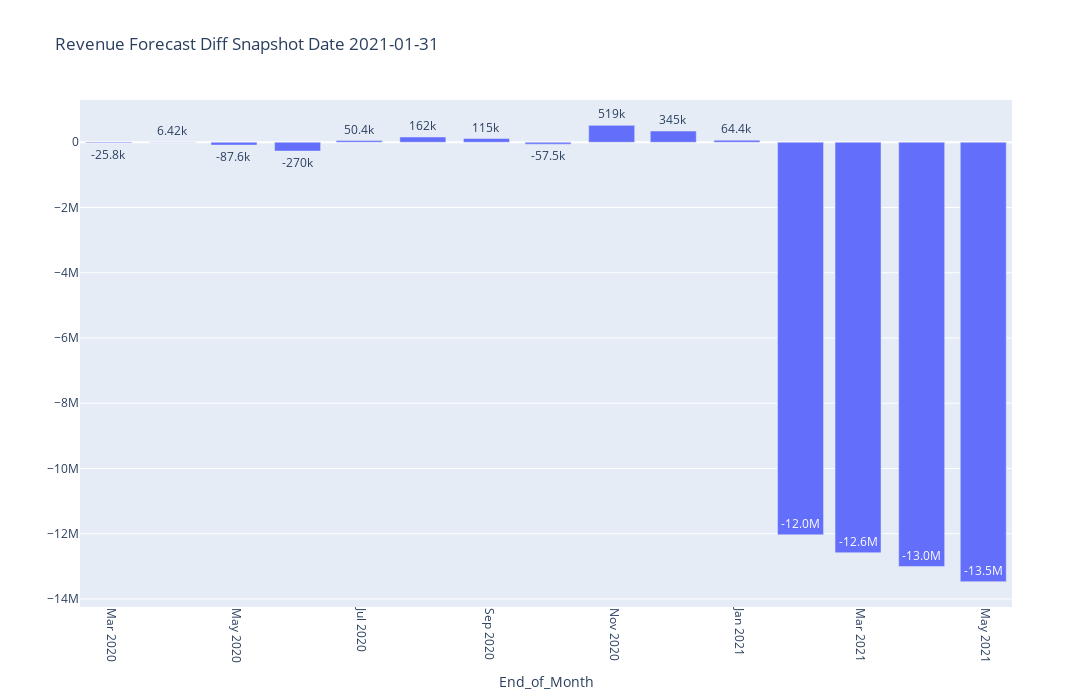

The code cell stored with this chart in its notebook:
### Code cell
#!/usr/bin/python
# -*- coding: utf-8 -*-
import plotly.express as px
import plotly.graph_objs as go
fig_width = 1500
fig_height = 700
df = final_merge_df.query('Relative_Snapshot_Month_Offset == 0 and Relative_Offset >= -11 and Relative_Offset <= 3')

df['End_of_Month'] = pd.to_datetime(df['End_of_Month'
                                    ]).dt.date.astype(str)
df['Snapshot_Date_Short'] = pd.to_datetime(df['Snapshot_Date_Short'
        ]).dt.date.astype(str)

x = 'End_of_Month'
y = 'Pipeline'
y1 = 'Revenue'
y2 = 'predicted'
y3 = 'Diff'
y4 = 'Diff%'

trace1 = go.Bar(x=df[x], y=df[y3], text=df[y3], name=y3, 
                # marker_color='red'
                )
#fig.add_trace(trace1)
data = [trace1]

layout = go.Layout(
    title_text='Revenue Forecast Diff Snapshot Date' + ' '
        + df['Snapshot_Date_Short'].max(),
    barmode='group',
    uniformtext_minsize=8,
    uniformtext_mode='hide',
    width=fig_width,
    height=fig_height
    )
fig = go.Figure(data=data, layout=layout)
fig.update_traces(texttemplate='%{text:.3s}', textposition='auto',
                  #textfont_color='white'
                  )

#trace4 = go.Scatter(x=df[x], y=df[y3], text=df[y3], name=y3,
#                marker_color='red', mode="markers+lines")
#fig.add_trace(trace4)   
          
'''
fig.add_trace(go.Scatter(
    x=df[x],
    y=df[y3],
    text=df[y3],
    mode='lines',
    line=go.scatter.Line(color='red'),
    name='Diff'
    ))
'''
fig.update_xaxes(tickangle=90, title_text=x)

        # title_font = {"size": 20},
        # title_standoff = 25

iplot(fig)

### Figure 1 — Plotly figure (JSON) as saved in the notebook; plotly's stock layout.template omitted (floating-point values rounded to 4 significant figures)
{"data": [{"name": "Diff", "text": [-25823, 6424, -87609, -270109, 50413, 162020, 115448, -57543, 518529, 345138, 64441, -12033804, -12583488, -13007628, -13470097], "textposition": "auto", "texttemplate": "%{text:.3s}", "type": "bar", "x": ["2020-02-29", "2020-03-31", "2020-04-30", "2020-05-31", "2020-06-30", "2020-07-31", "2020-08-31", "2020-09-30", "2020-10-31", "2020-11-30", "2020-12-31", "2021-01-31", "2021-02-28", "2021-03-31", "2021-04-30"], "y": [-25823, 6424, -87609, -270109, 50413, 162020, 115448, -57543, 518529, 345138, 64441, -12033804, -12583488, -13007628, -13470097]}], "layout": {"barmode": "group", "height": 700, "title": {"text": "Revenue Forecast Diff Snapshot Date 2021-01-31"}, "uniformtext": {"minsize": 8, "mode": "hide"}, "width": 1500, "xaxis": {"tickangle": 90, "title": {"text": "End_of_Month"}}}}
